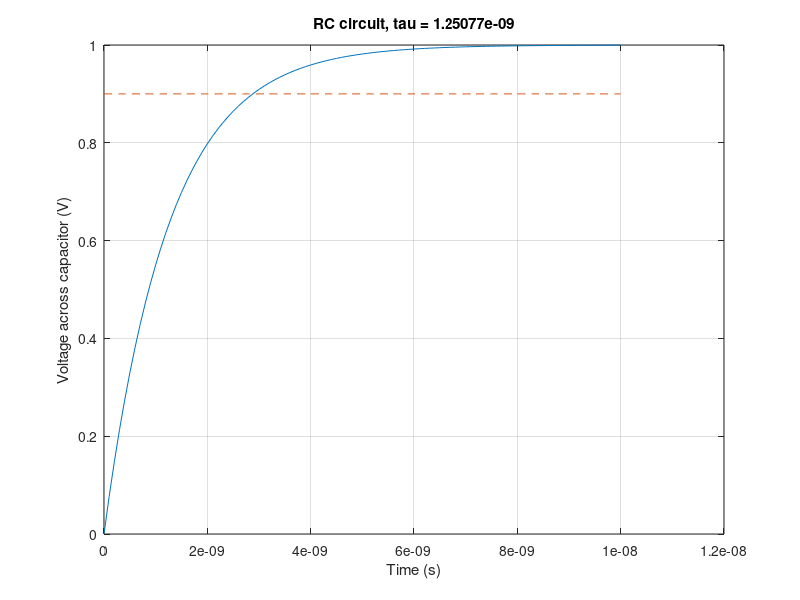

This chart was generated by the following MATLAB code:
clc; clear all; close all;


Vs = 1;
T = 0.0000000001;
t = 0:T:0.00000001;
bit_time = 120e-6;
transition_time = 0.2 * bit_time;
logic_high = zeros(1,length(t));
logic_high(1:end) = 0.9 * Vs;

tau = (log(-(logic_high(1) - 1)) / (-bit_time*transition_time))^-1

V = Vs * (1 - exp(-t/tau));

plot(t, V); hold on;
plot(t, logic_high,'--');
grid on;
str = sprintf('RC circuit, tau = %d' , tau);
title(str)
xlabel('Time (s)')
ylabel('Voltage across capacitor (V)')